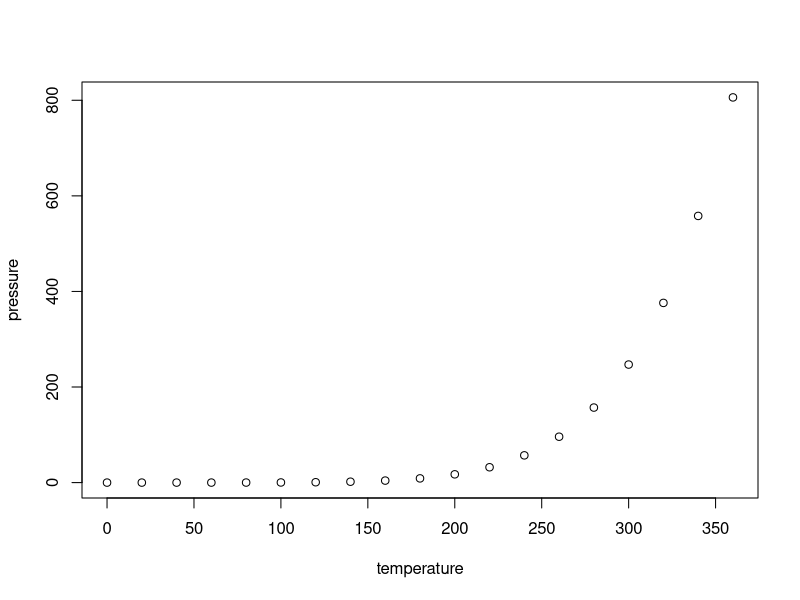
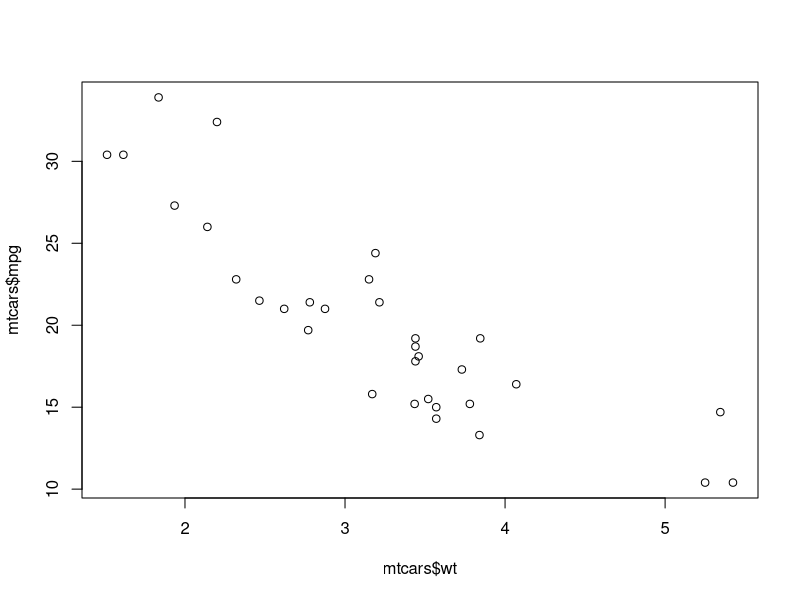

Generate these figures, in order, with R:
## ---- chunk 1
knitr::opts_chunk$set(echo = TRUE)
## ---- chunk 2
summary(cars)
## ---- chunk 3
plot(pressure)
## ---- chunk 4
summary(mtcars)
## ---- chunk 5
# Generar un resumen y un gráfico
summary(mtcars)
plot(mtcars$wt, mtcars$mpg)

